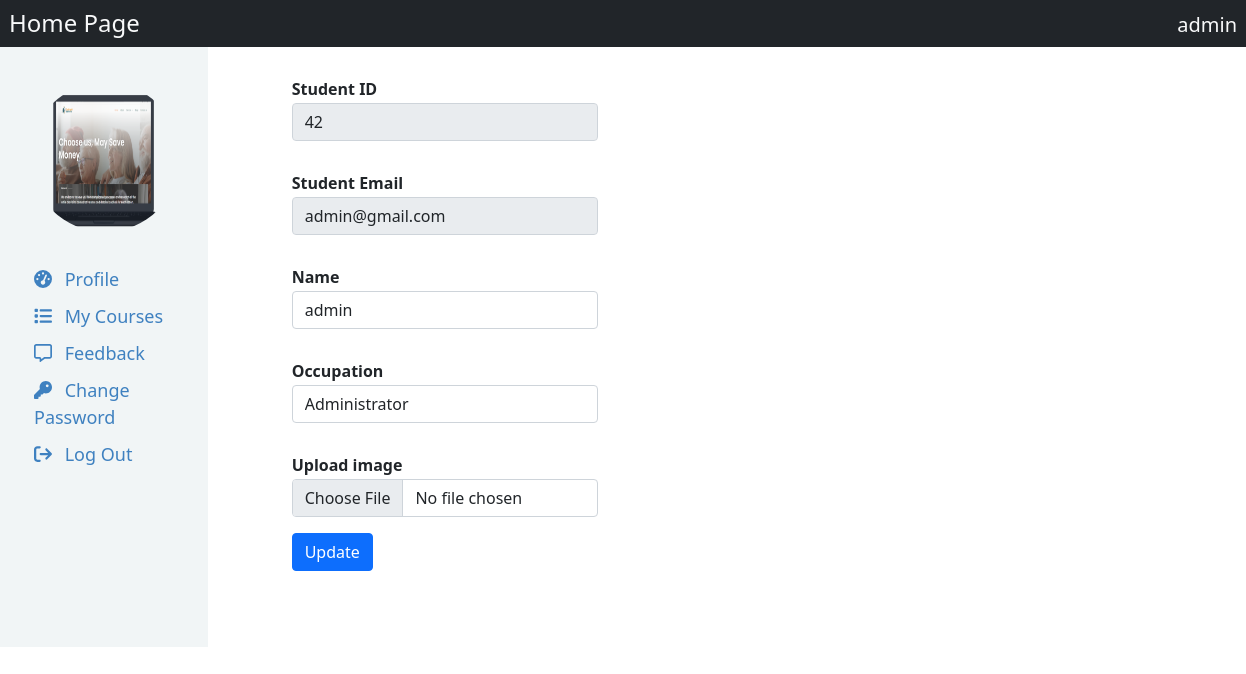
The page /LMS/student/myprofile.php (signed in) on the database its author committed.
### tables this page shows
CREATE TABLE `sign_form` (
  `id` int(11) NOT NULL,
  `username` varchar(55) NOT NULL DEFAULT 'Not entered',
  `email` varchar(50) NOT NULL,
  `pass` varchar(50) NOT NULL,
  `c_pass` varchar(50) NOT NULL,
  `date` datetime NOT NULL DEFAULT current_timestamp(),
  `occupation` varchar(100) DEFAULT 'Enter Your Occupation',
  `img` text DEFAULT NULL
);

### LMS/student/myprofile.php (the view, shortened to what this page needs)
<?php
include "header.php";
?>
<?php
$con = mysqli_connect("localhost", "root", "", "Lms_DB");
$query = "select * from sign_form where id = {$_SESSION["stu_id"]}";
$qr = mysqli_query($con, $query);
$row = mysqli_fetch_assoc($qr);
?>
<?php include "stu-dash-common.php";?>
<div class="col">
<div class="container ms-5">
    <div class="row">
        <div class="col-4">
<form method="POST" enctype="multipart/form-data">
  <div>
    <label>Student ID</label>
    <input type="number" value="<?php echo $row["id"]; ?>" class="form-control" name="id" disabled>
  </div>
  <div>
    <label>Student Email</label>
    <input type="text" value="<?php echo $row["email"]; ?>" class="form-control" name="email" disabled>
  </div>
  <div>
    <label>Name</label>
    <input type="text" value="<?php echo $row["username"]; ?>" class="form-control" name="name">
  </div>
  <div>
    <label>Occupation</label>
    <input type="text" value="<?php echo $row["occupation"]; ?>" class="form-control" name="occupation">
  </div>
  <div>
    <label>Upload image</label>
    <input type="file" class="form-control" name="img">
  </div>
  <input type="submit" value="Update" name="btn" class="btn btn-primary mt-3">
</form>
</div>
</div>
</div>
</div>
    </div>
</div>
<?php include "footer.php";?>

### LMS/student/css/main.css (style rules this page uses)
* { margin : 0; padding : 0; box-sizing: border-box; }
body { height: 100vh; overflow-x: hidden; }
input, textarea { padding: 3px; border-radius: 4px; border: 1px solid rgba(128, 128, 128, 0.233); outline: none; margin-top: 2px; }
label { margin-top: 30px; font-weight: 600; }

### rows shown on the page
sign_form: id "42", email "admin@gmail.com", name "admin", occupation "Administrator"

### other values the page prints
$_SESSION["loggedInName"] "admin"
